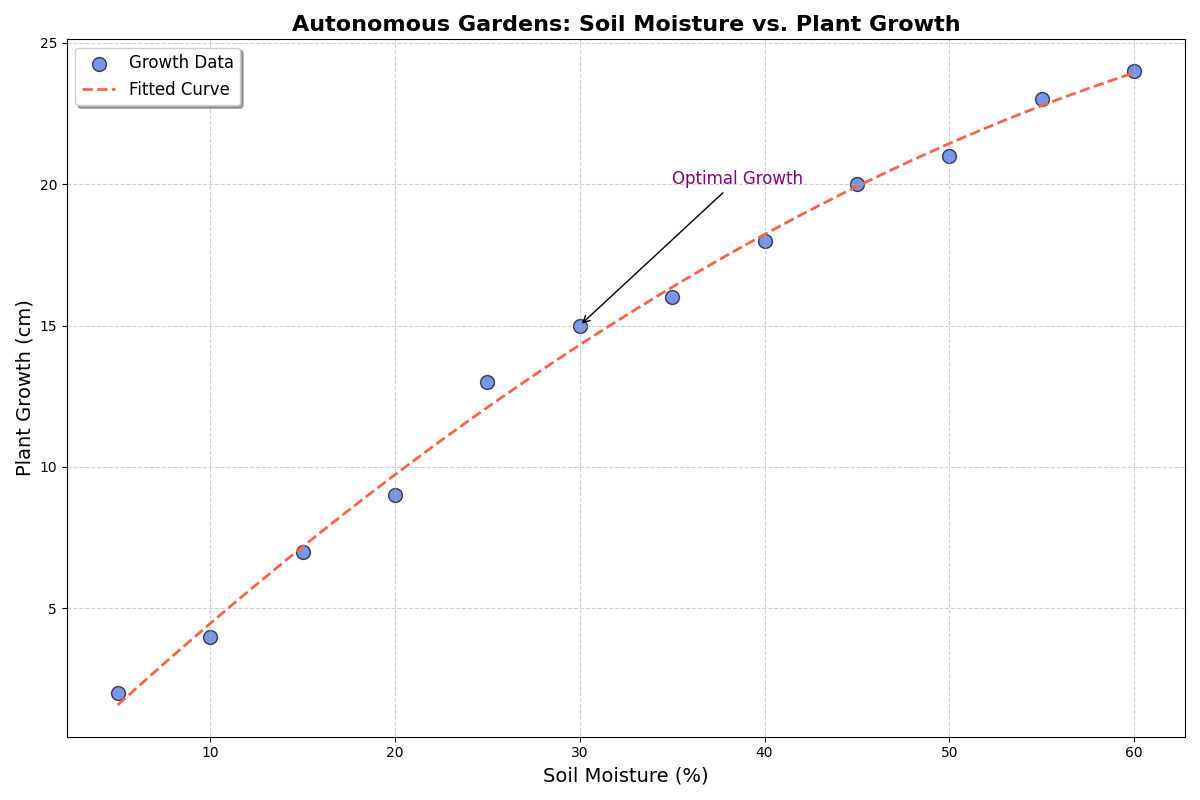

Write Python code to recreate this figure.
import matplotlib.pyplot as plt
import numpy as np

soil_moisture = np.array([5, 10, 15, 20, 25, 30, 35, 40, 45, 50, 55, 60])
plant_growth = np.array([2, 4, 7, 9, 13, 15, 16, 18, 20, 21, 23, 24])

plt.figure(figsize=(12, 8))

plt.scatter(soil_moisture, plant_growth, color='royalblue', alpha=0.7, s=100, edgecolor='black', label='Growth Data')

z = np.polyfit(soil_moisture, plant_growth, 3)
p = np.poly1d(z)
xp = np.linspace(soil_moisture.min(), soil_moisture.max(), 500)
plt.plot(xp, p(xp), color='tomato', linestyle='--', linewidth=2, label='Fitted Curve')

plt.title('Autonomous Gardens: Soil Moisture vs. Plant Growth', fontsize=16, fontweight='bold')
plt.xlabel('Soil Moisture (%)', fontsize=14)
plt.ylabel('Plant Growth (cm)', fontsize=14)
plt.legend(loc='upper left', fontsize=12, frameon=True, shadow=True)
plt.grid(True, linestyle='--', alpha=0.6)

plt.annotate('Optimal Growth',
             xy=(30, 15),
             xytext=(35, 20),
             arrowprops=dict(facecolor='black', arrowstyle='->'),
             fontsize=12, color='purple')

plt.tight_layout()
plt.show()
